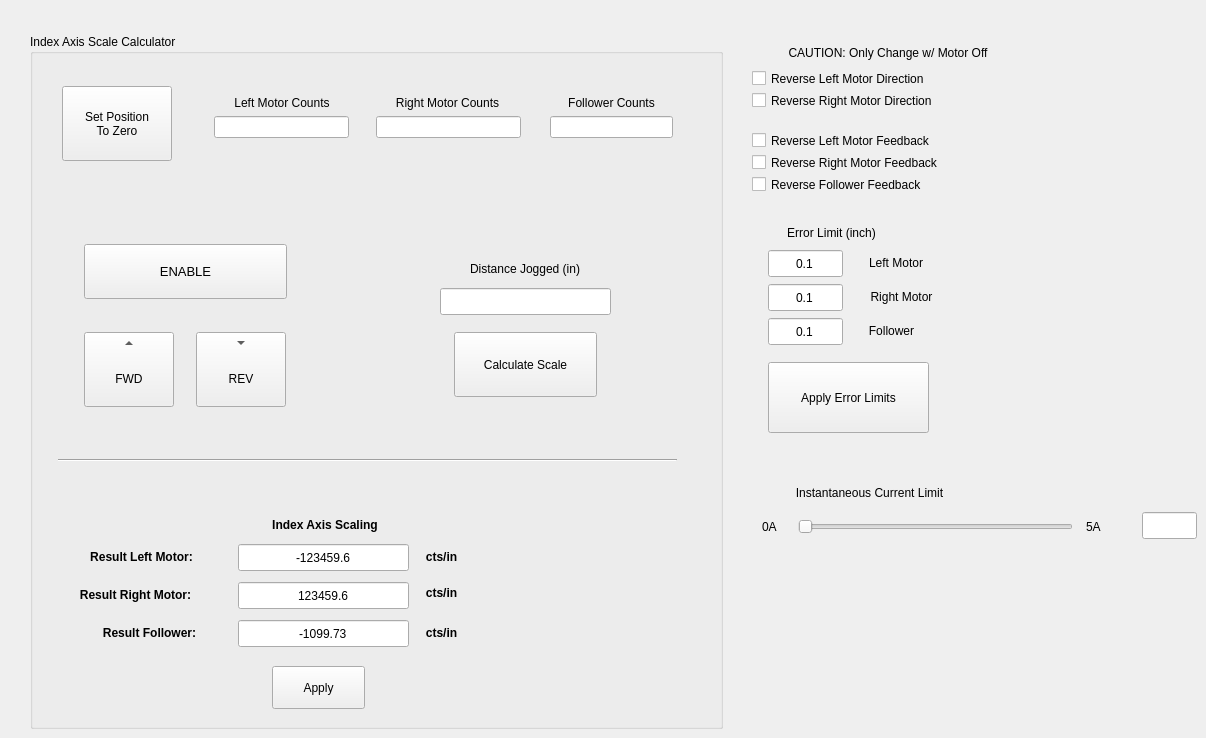
      <widget class="QWidget" name="tab_6">
       <attribute name="title">
        <string>Index Axis Setup</string>
       </attribute>
       <widget class="QCheckBox" name="checkBox_reverseLeftMotor">
        <property name="geometry">
         <rect>
          <x>752</x>
          <y>66</y>
          <width>240</width>
          <height>25</height>
         </rect>
        </property>
        <property name="text">
         <string>Reverse Left Motor Direction</string>
        </property>
       </widget>
       <widget class="QCheckBox" name="checkBox_reverseRightMotor">
        <property name="geometry">
         <rect>
          <x>752</x>
          <y>88</y>
          <width>251</width>
          <height>25</height>
         </rect>
        </property>
        <property name="text">
         <string>Reverse Right Motor Direction</string>
        </property>
       </widget>
       <widget class="QCheckBox" name="checkBox_reverseRightFeedback">
        <property name="geometry">
         <rect>
          <x>752</x>
          <y>150</y>
          <width>254</width>
          <height>25</height>
         </rect>
        </property>
        <property name="text">
         <string>Reverse Right Motor Feedback</string>
        </property>
        <property name="checked">
         <bool>false</bool>
        </property>
       </widget>
       <widget class="QCheckBox" name="checkBox_reverseFollowerFeedback">
        <property name="geometry">
         <rect>
          <x>752</x>
          <y>172</y>
          <width>230</width>
          <height>25</height>
         </rect>
        </property>
        <property name="text">
         <string>Reverse Follower Feedback</string>
        </property>
        <property name="checked">
         <bool>false</bool>
        </property>
       </widget>
       <widget class="QCheckBox" name="checkBox_reverseLeftFeedback">
        <property name="geometry">
         <rect>
          <x>752</x>
          <y>128</y>
          <width>243</width>
          <height>25</height>
         </rect>
        </property>
        <property name="text">
         <string>Reverse Left Motor Feedback</string>
        </property>
        <property name="checked">
         <bool>false</bool>
        </property>
       </widget>
       <widget class="QLabel" name="label_50">
        <property name="geometry">
         <rect>
          <x>860</x>
          <y>320</y>
          <width>63</width>
          <height>21</height>
         </rect>
        </property>
        <property name="text">
         <string>Follower</string>
        </property>
        <property name="alignment">
         <set>Qt::AlignCenter</set>
        </property>
       </widget>
       <widget class="QLineEdit" name="follower_axis_error_limit">
        <property name="geometry">
         <rect>
          <x>768</x>
          <y>318</y>
          <width>75</width>
          <height>27</height>
         </rect>
        </property>
        <property name="text">
         <string>0.1</string>
        </property>
        <property name="alignment">
         <set>Qt::AlignCenter</set>
        </property>
       </widget>
       <widget class="QLineEdit" name="left_axis_error_limit">
        <property name="geometry">
         <rect>
          <x>768</x>
          <y>250</y>
          <width>75</width>
          <height>27</height>
         </rect>
        </property>
        <property name="text">
         <string>0.1</string>
        </property>
        <property name="alignment">
         <set>Qt::AlignCenter</set>
        </property>
       </widget>
       <widget class="QLabel" name="label_53">
        <property name="geometry">
         <rect>
          <x>858</x>
          <y>252</y>
          <width>76</width>
          <height>21</height>
         </rect>
        </property>
        <property name="text">
         <string>Left Motor</string>
        </property>
        <property name="alignment">
         <set>Qt::AlignCenter</set>
        </property>
       </widget>
       <widget class="QLabel" name="label_54">
        <property name="geometry">
         <rect>
          <x>858</x>
          <y>286</y>
          <width>87</width>
          <height>21</height>
         </rect>
        </property>
        <property name="text">
         <string>Right Motor</string>
        </property>
        <property name="alignment">
         <set>Qt::AlignCenter</set>
        </property>
       </widget>
       <widget class="QLineEdit" name="right_axis_error_limit">
        <property name="geometry">
         <rect>
          <x>768</x>
          <y>284</y>
          <width>75</width>
          <height>27</height>
         </rect>
        </property>
        <property name="text">
         <string>0.1</string>
        </property>
        <property name="alignment">
         <set>Qt::AlignCenter</set>
        </property>
       </widget>
       <widget class="QGroupBox" name="groupBox_3">
        <property name="geometry">
         <rect>
          <x>30</x>
          <y>34</y>
          <width>693</width>
          <height>695</height>
         </rect>
        </property>
        <property name="title">
         <string>Index Axis Scale Calculator</string>
        </property>
        <widget class="QLineEdit" name="right_motor_counts">
         <property name="geometry">
          <rect>
           <x>346</x>
           <y>82</y>
           <width>145</width>
           <height>22</height>
          </rect>
         </property>
         <property name="text">
          <string/>
         </property>
         <property name="alignment">
          <set>Qt::AlignCenter</set>
         </property>
         <property name="readOnly">
          <bool>true</bool>
         </property>
        </widget>
        <widget class="QToolButton" name="jog_index_rev_2">
         <property name="geometry">
          <rect>
           <x>166</x>
           <y>298</y>
           <width>90</width>
           <height>75</height>
          </rect>
         </property>
         <property name="layoutDirection">
          <enum>Qt::LeftToRight</enum>
         </property>
         <property name="text">
          <string>REV</string>
         </property>
         <property name="toolButtonStyle">
          <enum>Qt::ToolButtonTextUnderIcon</enum>
         </property>
         <property name="arrowType">
          <enum>Qt::DownArrow</enum>
         </property>
        </widget>
        <widget class="QPushButton" name="calculate_index_scaling_factor">
         <property name="geometry">
          <rect>
           <x>424</x>
           <y>298</y>
           <width>143</width>
           <height>65</height>
          </rect>
         </property>
         <property name="text">
          <string>Calculate Scale</string>
         </property>
        </widget>
        <widget class="QToolButton" name="jog_index_fwd_2">
         <property name="geometry">
          <rect>
           <x>54</x>
           <y>298</y>
           <width>90</width>
           <height>75</height>
          </rect>
         </property>
         <property name="layoutDirection">
          <enum>Qt::LeftToRight</enum>
         </property>
         <property name="text">
          <string>FWD</string>
         </property>
         <property name="toolButtonStyle">
          <enum>Qt::ToolButtonTextUnderIcon</enum>
         </property>
         <property name="arrowType">
          <enum>Qt::UpArrow</enum>
         </property>
        </widget>
        <widget class="QLineEdit" name="left_motor_counts">
         <property name="geometry">
          <rect>
           <x>184</x>
           <y>82</y>
           <width>135</width>
           <height>22</height>
          </rect>
         </property>
         <property name="text">
          <string/>
         </property>
         <property name="alignment">
          <set>Qt::AlignCenter</set>
         </property>
         <property name="readOnly">
          <bool>true</bool>
         </property>
        </widget>
        <widget class="QLabel" name="label_46">
         <property name="geometry">
          <rect>
           <x>522</x>
           <y>58</y>
           <width>119</width>
           <height>21</height>
          </rect>
         </property>
         <property name="text">
          <string>Follower Counts</string>
         </property>
         <property name="alignment">
          <set>Qt::AlignCenter</set>
         </property>
        </widget>
        <widget class="QLabel" name="label_45">
         <property name="geometry">
          <rect>
           <x>346</x>
           <y>58</y>
           <width>143</width>
           <height>21</height>
          </rect>
         </property>
         <property name="text">
          <string>Right Motor Counts</string>
         </property>
         <property name="alignment">
          <set>Qt::AlignCenter</set>
         </property>
        </widget>
        <widget class="QLineEdit" name="follower_counts">
         <property name="geometry">
          <rect>
           <x>520</x>
           <y>82</y>
           <width>123</width>
           <height>22</height>
          </rect>
         </property>
         <property name="text">
          <string/>
         </property>
         <property name="alignment">
          <set>Qt::AlignCenter</set>
         </property>
         <property name="readOnly">
          <bool>true</bool>
         </property>
        </widget>
        <widget class="QPushButton" name="enable_index_axis_2">
         <property name="geometry">
          <rect>
           <x>54</x>
           <y>210</y>
           <width>203</width>
           <height>55</height>
          </rect>
         </property>
         <property name="font">
          <font>
           <pointsize>10</pointsize>
          </font>
         </property>
         <property name="text">
          <string>ENABLE</string>
         </property>
        </widget>
        <widget class="QLabel" name="label_8">
         <property name="geometry">
          <rect>
           <x>186</x>
           <y>58</y>
           <width>132</width>
           <height>21</height>
          </rect>
         </property>
         <property name="text">
          <string>Left Motor Counts</string>
         </property>
         <property name="alignment">
          <set>Qt::AlignCenter</set>
         </property>
        </widget>
        <widget class="QLineEdit" name="index_distance_jogged">
         <property name="geometry">
          <rect>
           <x>410</x>
           <y>254</y>
           <width>171</width>
           <height>27</height>
          </rect>
         </property>
         <property name="text">
          <string/>
         </property>
         <property name="alignment">
          <set>Qt::AlignCenter</set>
         </property>
        </widget>
        <widget class="QLabel" name="label_17">
         <property name="geometry">
          <rect>
           <x>418</x>
           <y>224</y>
           <width>154</width>
           <height>21</height>
          </rect>
         </property>
         <property name="text">
          <string>Distance Jogged (in)</string>
         </property>
         <property name="alignment">
          <set>Qt::AlignCenter</set>
         </property>
        </widget>
        <widget class="QPushButton" name="set_index_position_zero_2">
         <property name="enabled">
          <bool>true</bool>
         </property>
         <property name="geometry">
          <rect>
           <x>32</x>
           <y>52</y>
           <width>110</width>
           <height>75</height>
          </rect>
         </property>
         <property name="text">
          <string>Set Position
To Zero</string>
         </property>
        </widget>
        <widget class="Line" name="line_2">
         <property name="geometry">
          <rect>
           <x>28</x>
           <y>418</y>
           <width>619</width>
           <height>16</height>
          </rect>
         </property>
         <property name="orientation">
          <enum>Qt::Horizontal</enum>
         </property>
        </widget>
        <widget class="QLabel" name="label_56">
         <property name="geometry">
          <rect>
           <x>34</x>
           <y>512</y>
           <width>155</width>
           <height>21</height>
          </rect>
         </property>
         <property name="font">
          <font>
           <weight>75</weight>
           <bold>true</bold>
          </font>
         </property>
         <property name="text">
          <string>Result Left Motor:</string>
         </property>
         <property name="alignment">
          <set>Qt::AlignCenter</set>
         </property>
        </widget>
        <widget class="QLabel" name="label_57">
         <property name="geometry">
          <rect>
           <x>216</x>
           <y>480</y>
           <width>158</width>
           <height>21</height>
          </rect>
         </property>
         <property name="font">
          <font>
           <weight>75</weight>
           <bold>true</bold>
          </font>
         </property>
         <property name="text">
          <string>Index Axis Scaling</string>
         </property>
         <property name="alignment">
          <set>Qt::AlignCenter</set>
         </property>
        </widget>
        <widget class="QLabel" name="label_58">
         <property name="geometry">
          <rect>
           <x>386</x>
           <y>512</y>
           <width>51</width>
           <height>21</height>
          </rect>
         </property>
         <property name="font">
          <font>
           <weight>75</weight>
           <bold>true</bold>
          </font>
         </property>
         <property name="text">
          <string>cts/in</string>
         </property>
         <property name="alignment">
          <set>Qt::AlignCenter</set>
         </property>
        </widget>
        <widget class="QLabel" name="label_66">
         <property name="geometry">
          <rect>
           <x>22</x>
           <y>550</y>
           <width>167</width>
           <height>21</height>
          </rect>
         </property>
         <property name="font">
          <font>
           <weight>75</weight>
           <bold>true</bold>
          </font>
         </property>
         <property name="text">
          <string>Result Right Motor:</string>
         </property>
         <property name="alignment">
          <set>Qt::AlignCenter</set>
         </property>
        </widget>
        <widget class="QLabel" name="label_67">
         <property name="geometry">
          <rect>
           <x>50</x>
           <y>588</y>
           <width>139</width>
           <height>21</height>
          </rect>
         </property>
         <property name="font">
          <font>
           <weight>75</weight>
           <bold>true</bold>
          </font>
         </property>
         <property name="text">
          <string>Result Follower:</string>
         </property>
         <property name="alignment">
          <set>Qt::AlignCenter</set>
         </property>
        </widget>
        <widget class="QLabel" name="label_68">
         <property name="geometry">
          <rect>
           <x>386</x>
           <y>588</y>
           <width>51</width>
           <height>21</height>
          </rect>
         </property>
         <property name="font">
          <font>
           <weight>75</weight>
           <bold>true</bold>
          </font>
         </property>
         <property name="text">
          <string>cts/in</string>
         </property>
         <property name="alignment">
          <set>Qt::AlignCenter</set>
         </property>
        </widget>
        <widget class="QLabel" name="label_69">
         <property name="geometry">
          <rect>
           <x>386</x>
           <y>548</y>
           <width>51</width>
           <height>21</height>
          </rect>
         </property>
         <property name="font">
          <font>
           <weight>75</weight>
           <bold>true</bold>
          </font>
         </property>
         <property name="text">
          <string>cts/in</string>
         </property>
         <property name="alignment">
          <set>Qt::AlignCenter</set>
         </property>
        </widget>
        <widget class="QLineEdit" name="index_axis_left_scaling_factor">
         <property name="geometry">
          <rect>
           <x>208</x>
           <y>510</y>
           <width>171</width>
           <height>27</height>
          </rect>
         </property>
         <property name="text">
          <string>-123459.6</string>
         </property>
         <property name="alignment">
          <set>Qt::AlignCenter</set>
         </property>
        </widget>
        <widget class="QLineEdit" name="index_axis_right_scaling_factor">
         <property name="geometry">
          <rect>
           <x>208</x>
           <y>548</y>
           <width>171</width>
           <height>27</height>
          </rect>
         </property>
         <property name="text">
          <string>123459.6</string>
         </property>
         <property name="alignment">
          <set>Qt::AlignCenter</set>
         </property>
        </widget>
        <widget class="QLineEdit" name="follower_scaling_factor">
         <property name="geometry">
          <rect>
           <x>208</x>
           <y>586</y>
           <width>171</width>
           <height>27</height>
          </rect>
         </property>
         <property name="text">
          <string>-1099.73</string>
         </property>
         <property name="alignment">
          <set>Qt::AlignCenter</set>
         </property>
        </widget>
        <widget class="QPushButton" name="apply_index_axis_scaling_factor">
         <property name="geometry">
          <rect>
           <x>242</x>
           <y>632</y>
           <width>93</width>
           <height>43</height>
          </rect>
         </property>
         <property name="text">
          <string>Apply</string>
         </property>
        </widget>
       </widget>
       <widget class="QLabel" name="label_59">
        <property name="geometry">
         <rect>
          <x>768</x>
          <y>222</y>
          <width>127</width>
          <height>21</height>
         </rect>
        </property>
        <property name="text">
         <string>Error Limit (inch)</string>
        </property>
        <property name="alignment">
         <set>Qt::AlignCenter</set>
        </property>
       </widget>
       <widget class="QPushButton" name="apply_index_axis_error_limits">
        <property name="geometry">
         <rect>
          <x>768</x>
          <y>362</y>
          <width>161</width>
          <height>71</height>
         </rect>
        </property>
        <property name="text">
         <string>Apply Error Limits</string>
        </property>
       </widget>
       <widget class="QLabel" name="label_81">
        <property name="geometry">
         <rect>
          <x>750</x>
          <y>42</y>
          <width>276</width>
          <height>21</height>
         </rect>
        </property>
        <property name="text">
         <string>CAUTION: Only Change w/ Motor Off</string>
        </property>
        <property name="alignment">
         <set>Qt::AlignCenter</set>
        </property>
       </widget>
       <widget class="QSlider" name="index_axis_current_limit_slider">
        <property name="geometry">
         <rect>
          <x>798</x>
          <y>516</y>
          <width>275</width>
          <height>22</height>
         </rect>
        </property>
        <property name="minimum">
         <number>1</number>
        </property>
        <property name="maximum">
         <number>100000</number>
        </property>
        <property name="singleStep">
         <number>100</number>
        </property>
        <property name="pageStep">
         <number>1000</number>
        </property>
        <property name="orientation">
         <enum>Qt::Horizontal</enum>
        </property>
       </widget>
       <widget class="QLabel" name="label_109">
        <property name="geometry">
         <rect>
          <x>762</x>
          <y>516</y>
          <width>20</width>
          <height>21</height>
         </rect>
        </property>
        <property name="text">
         <string>0A</string>
        </property>
       </widget>
       <widget class="QLabel" name="label_110">
        <property name="geometry">
         <rect>
          <x>1086</x>
          <y>516</y>
          <width>20</width>
          <height>21</height>
         </rect>
        </property>
        <property name="text">
         <string>5A</string>
        </property>
       </widget>
       <widget class="QLabel" name="label_111">
        <property name="geometry">
         <rect>
          <x>766</x>
          <y>482</y>
          <width>207</width>
          <height>21</height>
         </rect>
        </property>
        <property name="text">
         <string>Instantaneous Current Limit</string>
        </property>
        <property name="alignment">
         <set>Qt::AlignCenter</set>
        </property>
       </widget>
       <widget class="QLineEdit" name="index_axis_current_limit_edit">
        <property name="geometry">
         <rect>
          <x>1142</x>
          <y>512</y>
          <width>55</width>
          <height>27</height>
         </rect>
        </property>
        <property name="text">
         <string/>
        </property>
        <property name="alignment">
         <set>Qt::AlignCenter</set>
        </property>
       </widget>
      </widget>
